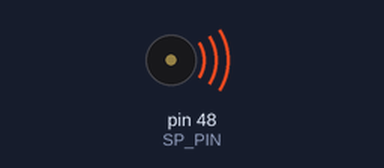
Recording of a sketch running on a simulated Arduino Mega 2560, built with avr-gcc and run on an emulated ATmega2560. On the bench: buzzer (waves = sounding).

Above: at 0.5 s.
Timing chart, 0 to 4.6 s (numbered marks = the images above):
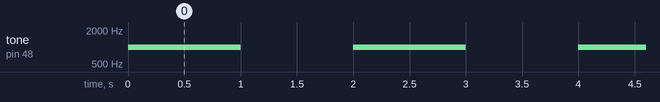

The sketch:

speaker_test.ino
```cpp
#define SP_PIN 48
void setup() {
  pinMode(SP_PIN, OUTPUT);
}

void loop() {
  //pin++;
  //Serial.println(pin);
  tone(SP_PIN, 1000, 1000);
  delay(2000);
}
```

Measured:
- by itself, tone on pin 48 (SP_PIN): alternates 1000 Hz for 1.0 s and silent for 1.0 s
